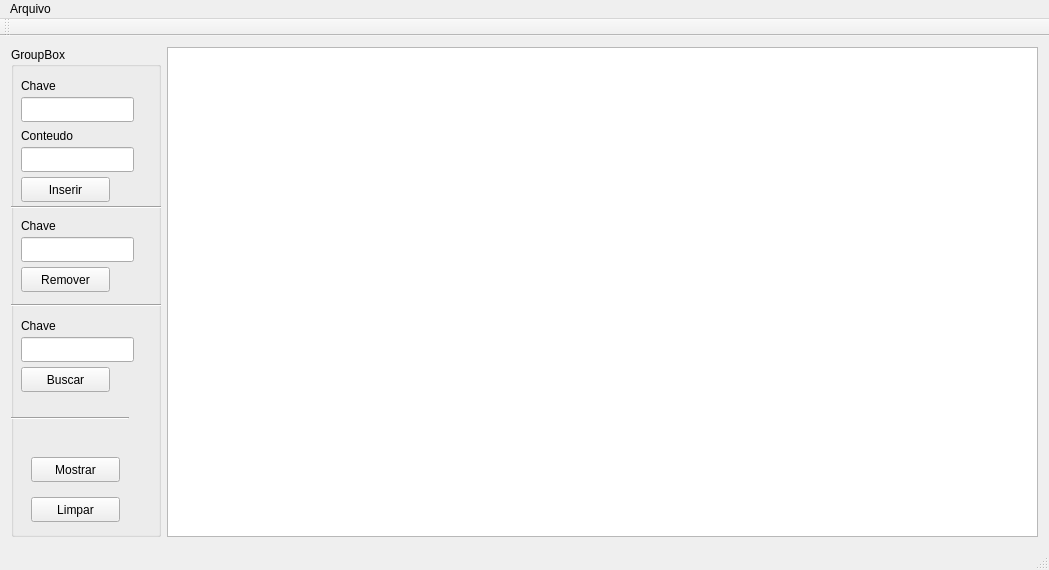
<?xml version="1.0" encoding="UTF-8"?>
<ui version="4.0">
 <class>MainWindow</class>
 <widget class="QMainWindow" name="MainWindow">
  <property name="geometry">
   <rect>
    <x>0</x>
    <y>0</y>
    <width>1049</width>
    <height>570</height>
   </rect>
  </property>
  <property name="windowTitle">
   <string>MainWindow</string>
  </property>
  <widget class="QWidget" name="centralWidget">
   <layout class="QHBoxLayout" name="horizontalLayout">
    <item>
     <widget class="QGroupBox" name="groupBox">
      <property name="minimumSize">
       <size>
        <width>150</width>
        <height>0</height>
       </size>
      </property>
      <property name="title">
       <string>GroupBox</string>
      </property>
      <widget class="QLabel" name="label">
       <property name="geometry">
        <rect>
         <x>10</x>
         <y>30</y>
         <width>67</width>
         <height>17</height>
        </rect>
       </property>
       <property name="text">
        <string>Chave</string>
       </property>
      </widget>
      <widget class="QLabel" name="label_2">
       <property name="geometry">
        <rect>
         <x>10</x>
         <y>80</y>
         <width>67</width>
         <height>17</height>
        </rect>
       </property>
       <property name="text">
        <string>Conteudo</string>
       </property>
      </widget>
      <widget class="QLabel" name="label_3">
       <property name="geometry">
        <rect>
         <x>10</x>
         <y>170</y>
         <width>67</width>
         <height>17</height>
        </rect>
       </property>
       <property name="text">
        <string>Chave</string>
       </property>
      </widget>
      <widget class="QLabel" name="label_4">
       <property name="geometry">
        <rect>
         <x>10</x>
         <y>270</y>
         <width>67</width>
         <height>17</height>
        </rect>
       </property>
       <property name="text">
        <string>Chave</string>
       </property>
      </widget>
      <widget class="QLineEdit" name="i_chave">
       <property name="geometry">
        <rect>
         <x>10</x>
         <y>50</y>
         <width>113</width>
         <height>25</height>
        </rect>
       </property>
      </widget>
      <widget class="QLineEdit" name="i_conteudo">
       <property name="geometry">
        <rect>
         <x>10</x>
         <y>100</y>
         <width>113</width>
         <height>25</height>
        </rect>
       </property>
      </widget>
      <widget class="QPushButton" name="b_inserir">
       <property name="geometry">
        <rect>
         <x>10</x>
         <y>130</y>
         <width>89</width>
         <height>25</height>
        </rect>
       </property>
       <property name="text">
        <string>Inserir</string>
       </property>
      </widget>
      <widget class="Line" name="line">
       <property name="geometry">
        <rect>
         <x>0</x>
         <y>150</y>
         <width>151</width>
         <height>20</height>
        </rect>
       </property>
       <property name="orientation">
        <enum>Qt::Horizontal</enum>
       </property>
      </widget>
      <widget class="QLineEdit" name="r_chave">
       <property name="geometry">
        <rect>
         <x>10</x>
         <y>190</y>
         <width>113</width>
         <height>25</height>
        </rect>
       </property>
      </widget>
      <widget class="QPushButton" name="b_remover">
       <property name="geometry">
        <rect>
         <x>10</x>
         <y>220</y>
         <width>89</width>
         <height>25</height>
        </rect>
       </property>
       <property name="text">
        <string>Remover</string>
       </property>
      </widget>
      <widget class="Line" name="line_2">
       <property name="geometry">
        <rect>
         <x>0</x>
         <y>250</y>
         <width>151</width>
         <height>16</height>
        </rect>
       </property>
       <property name="orientation">
        <enum>Qt::Horizontal</enum>
       </property>
      </widget>
      <widget class="QPushButton" name="b_buscar">
       <property name="geometry">
        <rect>
         <x>10</x>
         <y>320</y>
         <width>89</width>
         <height>25</height>
        </rect>
       </property>
       <property name="text">
        <string>Buscar</string>
       </property>
      </widget>
      <widget class="QLineEdit" name="b_chave">
       <property name="geometry">
        <rect>
         <x>10</x>
         <y>290</y>
         <width>113</width>
         <height>25</height>
        </rect>
       </property>
      </widget>
      <widget class="Line" name="line_3">
       <property name="geometry">
        <rect>
         <x>0</x>
         <y>370</y>
         <width>118</width>
         <height>3</height>
        </rect>
       </property>
       <property name="orientation">
        <enum>Qt::Horizontal</enum>
       </property>
      </widget>
      <widget class="QPushButton" name="b_mostrar">
       <property name="geometry">
        <rect>
         <x>20</x>
         <y>410</y>
         <width>89</width>
         <height>25</height>
        </rect>
       </property>
       <property name="text">
        <string>Mostrar</string>
       </property>
      </widget>
      <widget class="QPushButton" name="pushButton">
       <property name="geometry">
        <rect>
         <x>20</x>
         <y>450</y>
         <width>89</width>
         <height>25</height>
        </rect>
       </property>
       <property name="text">
        <string>Limpar</string>
       </property>
      </widget>
     </widget>
    </item>
    <item>
     <widget class="QGraphicsView" name="graphicsView"/>
    </item>
   </layout>
  </widget>
  <widget class="QMenuBar" name="menuBar">
   <property name="geometry">
    <rect>
     <x>0</x>
     <y>0</y>
     <width>1049</width>
     <height>22</height>
    </rect>
   </property>
   <widget class="QMenu" name="menuArquivo">
    <property name="title">
     <string>Arquivo</string>
    </property>
    <addaction name="actionCarregar_chaves"/>
    <addaction name="actionSobre"/>
   </widget>
   <addaction name="menuArquivo"/>
  </widget>
  <widget class="QToolBar" name="mainToolBar">
   <attribute name="toolBarArea">
    <enum>TopToolBarArea</enum>
   </attribute>
   <attribute name="toolBarBreak">
    <bool>false</bool>
   </attribute>
  </widget>
  <widget class="QStatusBar" name="statusBar"/>
  <action name="actionSobre">
   <property name="text">
    <string>Sobre...</string>
   </property>
  </action>
  <action name="actionCarregar_chaves">
   <property name="text">
    <string>Carregar chaves</string>
   </property>
  </action>
 </widget>
 <layoutdefault spacing="6" margin="11"/>
 <resources/>
 <connections/>
</ui>
